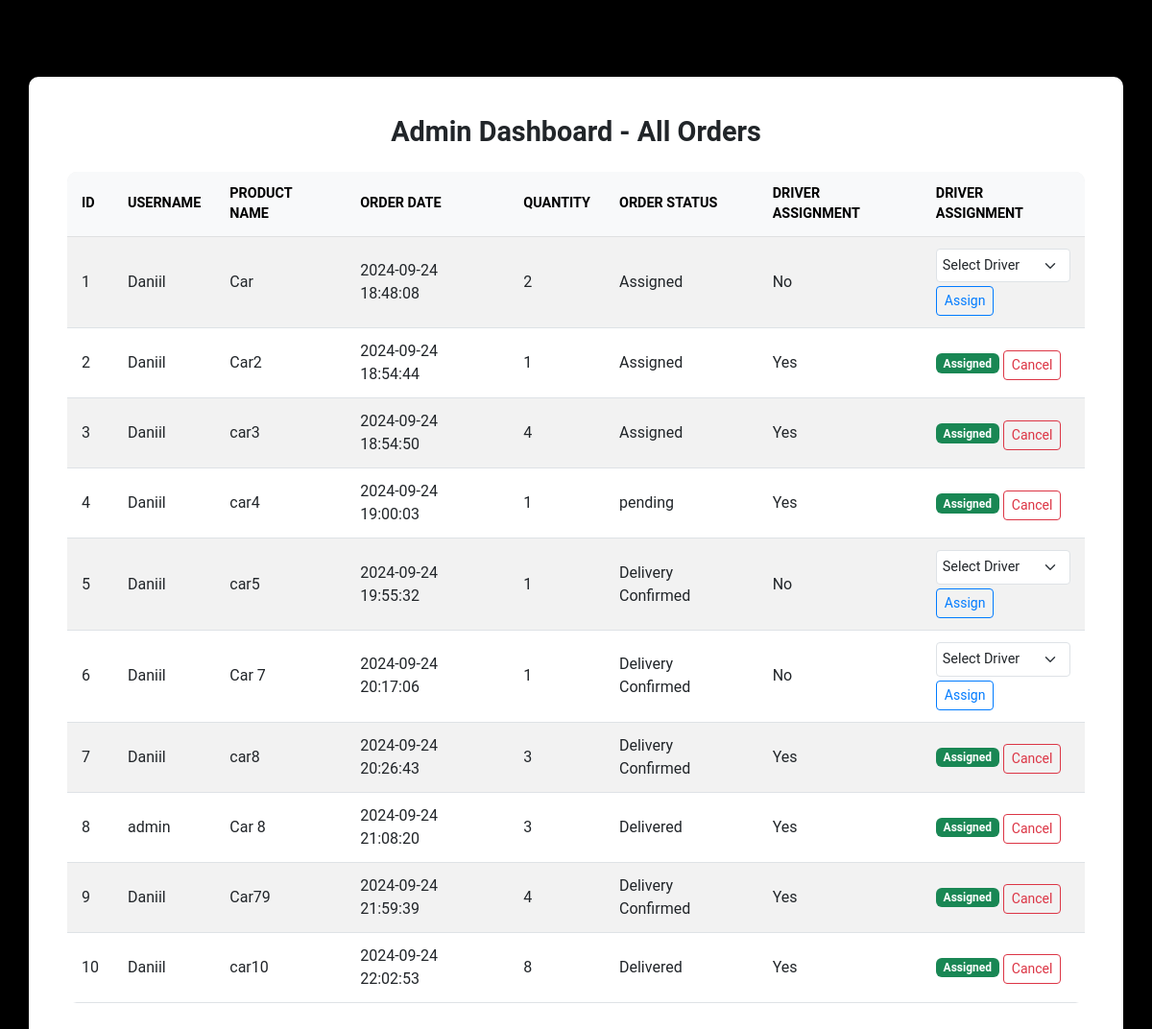
Screenshot of /admin_dashboard.php (signed in) with the database file from the repository.
### tables this page shows
CREATE TABLE `orders` (
  `id` int(11) NOT NULL,
  `username` varchar(50) NOT NULL,
  `product_name` varchar(100) NOT NULL,
  `order_date` datetime DEFAULT current_timestamp(),
  `quantity` int(11) NOT NULL,
  `order_status` varchar(20) DEFAULT 'pending',
  `delivered` tinyint(1) DEFAULT 0,
  `user_confirmation` varchar(50) DEFAULT 'Awaiting Confirmation',
  `driver_assigned` tinyint(1) DEFAULT 0
);

### admin_dashboard.php (the view, shortened to what this page needs)
<?php
include 'config.php';
$sql = "SELECT * FROM orders";
$stmt = $pdo->prepare($sql);
$stmt->execute();
$orders = $stmt->fetchAll(PDO::FETCH_ASSOC);
?>
<!DOCTYPE html>
<html lang="en">
<head>
    <link href="https://cdn.jsdelivr.net/npm/bootstrap@5.3.0-alpha1/dist/css/bootstrap.min.css" rel="stylesheet">
    <link href="admin_style.css" rel="stylesheet">
</head>
<body>
<div class="container mt-5">
    <h2 class="text-center mb-4">Admin Dashboard - All Orders</h2>
    <div class="table-responsive">
        <table class="table table-striped table-hover align-middle">
            <thead class="table-light">
                <tr>
                    <th>ID</th>
                    <th>Username</th>
                    <th>Product Name</th>
                    <th>Order Date</th>
                    <th>Quantity</th>
                    <th>Order Status</th>
                    <th>Driver Assignment</th>
                    <th>Driver Assignment</th>
                </tr>
            </thead>
            <tbody>
<?php foreach ($orders as $order): ?>
    <tr>
        <td><?= $order['id'] ?></td>
        <td><?= htmlspecialchars($order['username']) ?></td>
        <td><?= htmlspecialchars($order['product_name']) ?></td>
        <td><?= $order['order_date'] ?></td>
        <td><?= $order['quantity'] ?></td>
        <td><?= $order['order_status'] ?></td>
        <td><?= $order['driver_assigned'] ? 'Yes' : 'No' ?></td>
        <td>
            <?php if ($order['driver_assigned']): ?>
                <span class="badge bg-success">Assigned</span>
                <form method="POST" action="admin_dashboard.php" style="display:inline;">
                    <button type="submit" name="cancel_assignment" class="btn btn-outline-danger btn-sm mt-1">Cancel</button>
                </form>
            <?php else: ?>
                <form method="POST" action="admin_dashboard.php" style="display:inline;">
                    <select name="driver_name" class="form-select form-select-sm" required>
                        <option value="">Select Driver</option>
                    </select>
                    <button type="submit" name="assign_driver" class="btn btn-outline-primary btn-sm mt-1">Assign</button>
                </form>
            <?php endif; ?>
        </td>
    </tr>
<?php endforeach; ?>
</tbody>
        </table>
    </div>
</div>
</body>
</html>

### admin_style.css (style rules this page uses)
body, html { height: 100%; margin: 0; font-family: 'Roboto', sans-serif; background-color: black; }
.container { background-color: #fff; padding: 40px; border-radius: 10px; box-shadow: 0px 10px 20px rgba(0, 0, 0, 0.1); }
.table { border-collapse: collapse; border-radius: 10px; overflow: hidden; }
.table thead { background-color: #f1f1f1; font-weight: bold; text-transform: uppercase; font-size: 0.9rem; }
.table-striped tbody tr:nth-of-type(odd) { background-color: #f7f7f7; }
.table td, .table th { padding: 12px 15px; vertical-align: middle; }
.btn-outline-primary { border-color: #007bff; color: #007bff; transition: background-color 0.2s ease, color 0.2s ease; }
.form-select-sm { width: 100%; font-size: 0.9rem; padding: 6px; }
h2 { font-size: 1.8rem; font-weight: bold; margin-bottom: 20px; }
.mt-5 { margin-top: 5rem !important; }
.mt-1 { margin-top: 0.25rem !important; }

### rows the page displays
orders: id "1", username "Daniil", product_name "Car", order_date "2024-09-24 18:48:08", quantity "2", order_status "Assigned", driver_assigned "No"
orders: id "2", username "Daniil", product_name "Car2", order_date "2024-09-24 18:54:44", quantity "1", order_status "Assigned", driver_assigned "Yes"
orders: id "3", username "Daniil", product_name "car3", order_date "2024-09-24 18:54:50", quantity "4", order_status "Assigned", driver_assigned "Yes"
orders: id "4", username "Daniil", product_name "car4", order_date "2024-09-24 19:00:03", quantity "1", order_status "pending", driver_assigned "Yes"
orders: id "5", username "Daniil", product_name "car5", order_date "2024-09-24 19:55:32", quantity "1", order_status "Delivery Confirmed", driver_assigned "No"
orders: id "6", username "Daniil", product_name "Car 7", order_date "2024-09-24 20:17:06", quantity "1", order_status "Delivery Confirmed", driver_assigned "No"
orders: id "7", username "Daniil", product_name "car8", order_date "2024-09-24 20:26:43", quantity "3", order_status "Delivery Confirmed", driver_assigned "Yes"
orders: id "8", username "admin", product_name "Car 8", order_date "2024-09-24 21:08:20", quantity "3", order_status "Delivered", driver_assigned "Yes"
orders: id "9", username "Daniil", product_name "Car79", order_date "2024-09-24 21:59:39", quantity "4", order_status "Delivery Confirmed", driver_assigned "Yes"
orders: id "10", username "Daniil", product_name "car10", order_date "2024-09-24 22:02:53", quantity "8", order_status "Delivered", driver_assigned "Yes"
